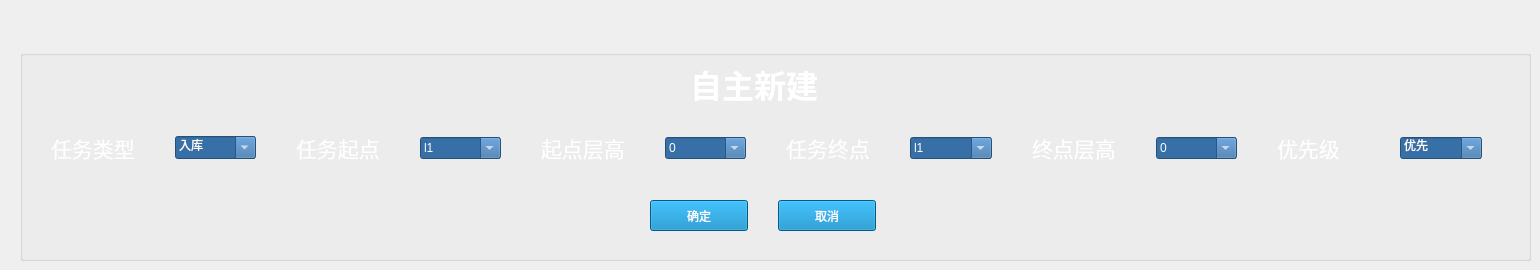
          <widget class="QWidget" name="tab_2">
           <attribute name="title">
            <string>新建任务</string>
           </attribute>
           <widget class="QGroupBox" name="groupBox_61">
            <property name="geometry">
             <rect>
              <x>20</x>
              <y>50</y>
              <width>1511</width>
              <height>211</height>
             </rect>
            </property>
            <property name="styleSheet">
             <string notr="true">background-color:transparent;</string>
            </property>
            <property name="title">
             <string/>
            </property>
            <widget class="QLabel" name="label_367">
             <property name="geometry">
              <rect>
               <x>670</x>
               <y>10</y>
               <width>171</width>
               <height>41</height>
              </rect>
             </property>
             <property name="font">
              <font>
               <weight>75</weight>
               <bold>true</bold>
              </font>
             </property>
             <property name="text">
              <string>&lt;html&gt;&lt;head/&gt;&lt;body&gt;&lt;p&gt;&lt;span style=&quot; font-size:24pt; color:#ffffff;&quot;&gt;自主新建&lt;/span&gt;&lt;/p&gt;&lt;/body&gt;&lt;/html&gt;</string>
             </property>
            </widget>
            <widget class="QWidget" name="layoutWidget_2">
             <property name="geometry">
              <rect>
               <x>31</x>
               <y>80</y>
               <width>1431</width>
               <height>36</height>
              </rect>
             </property>
             <layout class="QHBoxLayout" name="horizontalLayout_7">
              <property name="spacing">
               <number>40</number>
              </property>
              <item>
               <layout class="QHBoxLayout" name="horizontalLayout">
                <item>
                 <widget class="QLabel" name="label_368">
                  <property name="text">
                   <string>&lt;html&gt;&lt;head/&gt;&lt;body&gt;&lt;p&gt;&lt;span style=&quot; font-size:16pt; color:#ffffff;&quot;&gt;任务类型&lt;/span&gt;&lt;/p&gt;&lt;/body&gt;&lt;/html&gt;</string>
                  </property>
                 </widget>
                </item>
                <item>
                 <widget class="QComboBox" name="newOfferKind">
                  <property name="palette">
                   <palette>
                    <active>
                     <colorrole role="WindowText">
                      <brush brushstyle="SolidPattern">
                       <color alpha="255">
                        <red>255</red>
                        <green>255</green>
                        <blue>255</blue>
                       </color>
                      </brush>
                     </colorrole>
                     <colorrole role="Button">
                      <brush brushstyle="SolidPattern">
                       <color alpha="255">
                        <red>55</red>
                        <green>111</green>
                        <blue>167</blue>
                       </color>
                      </brush>
                     </colorrole>
                     <colorrole role="Text">
                      <brush brushstyle="SolidPattern">
                       <color alpha="255">
                        <red>255</red>
                        <green>255</green>
                        <blue>255</blue>
                       </color>
                      </brush>
                     </colorrole>
                     <colorrole role="ButtonText">
                      <brush brushstyle="SolidPattern">
                       <color alpha="255">
                        <red>255</red>
                        <green>255</green>
                        <blue>255</blue>
                       </color>
                      </brush>
                     </colorrole>
                     <colorrole role="Base">
                      <brush brushstyle="SolidPattern">
                       <color alpha="255">
                        <red>55</red>
                        <green>111</green>
                        <blue>167</blue>
                       </color>
                      </brush>
                     </colorrole>
                     <colorrole role="Window">
                      <brush brushstyle="SolidPattern">
                       <color alpha="255">
                        <red>55</red>
                        <green>111</green>
                        <blue>167</blue>
                       </color>
                      </brush>
                     </colorrole>
                     <colorrole role="PlaceholderText">
                      <brush brushstyle="NoBrush">
                       <color alpha="128">
                        <red>255</red>
                        <green>255</green>
                        <blue>255</blue>
                       </color>
                      </brush>
                     </colorrole>
                    </active>
                    <inactive>
                     <colorrole role="WindowText">
                      <brush brushstyle="SolidPattern">
                       <color alpha="255">
                        <red>255</red>
                        <green>255</green>
                        <blue>255</blue>
                       </color>
                      </brush>
                     </colorrole>
                     <colorrole role="Button">
                      <brush brushstyle="SolidPattern">
                       <color alpha="255">
                        <red>55</red>
                        <green>111</green>
                        <blue>167</blue>
                       </color>
                      </brush>
                     </colorrole>
                     <colorrole role="Text">
                      <brush brushstyle="SolidPattern">
                       <color alpha="255">
                        <red>255</red>
                        <green>255</green>
                        <blue>255</blue>
                       </color>
                      </brush>
                     </colorrole>
                     <colorrole role="ButtonText">
                      <brush brushstyle="SolidPattern">
                       <color alpha="255">
                        <red>255</red>
                        <green>255</green>
                        <blue>255</blue>
                       </color>
                      </brush>
                     </colorrole>
                     <colorrole role="Base">
                      <brush brushstyle="SolidPattern">
                       <color alpha="255">
                        <red>55</red>
                        <green>111</green>
                        <blue>167</blue>
                       </color>
                      </brush>
                     </colorrole>
                     <colorrole role="Window">
                      <brush brushstyle="SolidPattern">
                       <color alpha="255">
                        <red>55</red>
                        <green>111</green>
                        <blue>167</blue>
                       </color>
                      </brush>
                     </colorrole>
                     <colorrole role="PlaceholderText">
                      <brush brushstyle="NoBrush">
                       <color alpha="128">
                        <red>255</red>
                        <green>255</green>
                        <blue>255</blue>
                       </color>
                      </brush>
                     </colorrole>
                    </inactive>
                    <disabled>
                     <colorrole role="WindowText">
                      <brush brushstyle="SolidPattern">
                       <color alpha="255">
                        <red>255</red>
                        <green>255</green>
                        <blue>255</blue>
                       </color>
                      </brush>
                     </colorrole>
                     <colorrole role="Button">
                      <brush brushstyle="SolidPattern">
                       <color alpha="255">
                        <red>55</red>
                        <green>111</green>
                        <blue>167</blue>
                       </color>
                      </brush>
                     </colorrole>
                     <colorrole role="Text">
                      <brush brushstyle="SolidPattern">
                       <color alpha="255">
                        <red>255</red>
                        <green>255</green>
                        <blue>255</blue>
                       </color>
                      </brush>
                     </colorrole>
                     <colorrole role="ButtonText">
                      <brush brushstyle="SolidPattern">
                       <color alpha="255">
                        <red>255</red>
                        <green>255</green>
                        <blue>255</blue>
                       </color>
                      </brush>
                     </colorrole>
                     <colorrole role="Base">
                      <brush brushstyle="SolidPattern">
                       <color alpha="255">
                        <red>55</red>
                        <green>111</green>
                        <blue>167</blue>
                       </color>
                      </brush>
                     </colorrole>
                     <colorrole role="Window">
                      <brush brushstyle="SolidPattern">
                       <color alpha="255">
                        <red>55</red>
                        <green>111</green>
                        <blue>167</blue>
                       </color>
                      </brush>
                     </colorrole>
                     <colorrole role="PlaceholderText">
                      <brush brushstyle="NoBrush">
                       <color alpha="128">
                        <red>255</red>
                        <green>255</green>
                        <blue>255</blue>
                       </color>
                      </brush>
                     </colorrole>
                    </disabled>
                   </palette>
                  </property>
                  <property name="font">
                   <font>
                    <pointsize>10</pointsize>
                   </font>
                  </property>
                  <property name="contextMenuPolicy">
                   <enum>Qt::DefaultContextMenu</enum>
                  </property>
                  <property name="layoutDirection">
                   <enum>Qt::LeftToRight</enum>
                  </property>
                  <property name="styleSheet">
                   <string notr="true">background-color: rgb(55, 111, 167);
color: rgb(255, 255, 255);</string>
                  </property>
                  <property name="editable">
                   <bool>true</bool>
                  </property>
                  <item>
                   <property name="text">
                    <string>入库</string>
                   </property>
                  </item>
                  <item>
                   <property name="text">
                    <string>出库</string>
                   </property>
                  </item>
                  <item>
                   <property name="text">
                    <string>移库</string>
                   </property>
                  </item>
                 </widget>
                </item>
               </layout>
              </item>
              <item>
               <layout class="QHBoxLayout" name="horizontalLayout_2">
                <item>
                 <widget class="QLabel" name="label_369">
                  <property name="text">
                   <string>&lt;html&gt;&lt;head/&gt;&lt;body&gt;&lt;p&gt;&lt;span style=&quot; font-size:16pt; color:#ffffff;&quot;&gt;任务起点&lt;/span&gt;&lt;/p&gt;&lt;/body&gt;&lt;/html&gt;</string>
                  </property>
                 </widget>
                </item>
                <item>
                 <widget class="QComboBox" name="newOfferStart">
                  <property name="styleSheet">
                   <string notr="true">background-color: rgb(55, 111, 167);
color: rgb(255, 255, 255);</string>
                  </property>
                  <property name="editable">
                   <bool>true</bool>
                  </property>
                  <item>
                   <property name="text">
                    <string>l1</string>
                   </property>
                  </item>
                  <item>
                   <property name="text">
                    <string>l2</string>
                   </property>
                  </item>
                  <item>
                   <property name="text">
                    <string>l3</string>
                   </property>
                  </item>
                  <item>
                   <property name="text">
                    <string>l4</string>
                   </property>
                  </item>
                  <item>
                   <property name="text">
                    <string>l5</string>
                   </property>
                  </item>
                  <item>
                   <property name="text">
                    <string>l6</string>
                   </property>
                  </item>
                  <item>
                   <property name="text">
                    <string>l7</string>
                   </property>
                  </item>
                  <item>
                   <property name="text">
                    <string>l8</string>
                   </property>
                  </item>
                  <item>
                   <property name="text">
                    <string>l9</string>
                   </property>
                  </item>
                  <item>
                   <property name="text">
                    <string>l10</string>
                   </property>
                  </item>
                  <item>
                   <property name="text">
                    <string>l11</string>
                   </property>
                  </item>
                  <item>
                   <property name="text">
                    <string>l12</string>
                   </property>
                  </item>
                  <item>
                   <property name="text">
                    <string>t1</string>
                   </property>
                  </item>
                  <item>
                   <property name="text">
                    <string>t2</string>
                   </property>
                  </item>
                 </widget>
                </item>
               </layout>
              </item>
              <item>
               <layout class="QHBoxLayout" name="horizontalLayout_3">
                <item>
                 <widget class="QLabel" name="label_375">
                  <property name="text">
                   <string>&lt;html&gt;&lt;head/&gt;&lt;body&gt;&lt;p&gt;&lt;span style=&quot; font-size:16pt; color:#ffffff;&quot;&gt;起点层高&lt;/span&gt;&lt;/p&gt;&lt;/body&gt;&lt;/html&gt;</string>
                  </property>
                 </widget>
                </item>
                <item>
                 <widget class="QComboBox" name="newstartHigh">
                  <property name="styleSheet">
                   <string notr="true">background-color: rgb(55, 111, 167);
color: rgb(255, 255, 255);</string>
                  </property>
                  <property name="editable">
                   <bool>true</bool>
                  </property>
                  <item>
                   <property name="text">
                    <string>0</string>
                   </property>
                  </item>
                  <item>
                   <property name="text">
                    <string>1</string>
                   </property>
                  </item>
                  <item>
                   <property name="text">
                    <string>2</string>
                   </property>
                  </item>
                  <item>
                   <property name="text">
                    <string>3</string>
                   </property>
                  </item>
                 </widget>
                </item>
               </layout>
              </item>
              <item>
               <layout class="QHBoxLayout" name="horizontalLayout_4">
                <item>
                 <widget class="QLabel" name="label_370">
                  <property name="text">
                   <string>&lt;html&gt;&lt;head/&gt;&lt;body&gt;&lt;p&gt;&lt;span style=&quot; font-size:16pt; color:#ffffff;&quot;&gt;任务终点&lt;/span&gt;&lt;/p&gt;&lt;/body&gt;&lt;/html&gt;</string>
                  </property>
                 </widget>
                </item>
                <item>
                 <widget class="QComboBox" name="newOfferEnd">
                  <property name="styleSheet">
                   <string notr="true">background-color: rgb(55, 111, 167);
color: rgb(255, 255, 255);</string>
                  </property>
                  <property name="editable">
                   <bool>true</bool>
                  </property>
                  <item>
                   <property name="text">
                    <string>l1</string>
                   </property>
                  </item>
                  <item>
                   <property name="text">
                    <string>l2</string>
                   </property>
                  </item>
                  <item>
                   <property name="text">
                    <string>l3</string>
                   </property>
                  </item>
                  <item>
                   <property name="text">
                    <string>l4</string>
                   </property>
                  </item>
                  <item>
                   <property name="text">
                    <string>l5</string>
                   </property>
                  </item>
                  <item>
                   <property name="text">
                    <string>l6</string>
                   </property>
                  </item>
                  <item>
                   <property name="text">
                    <string>l7</string>
                   </property>
                  </item>
                  <item>
                   <property name="text">
                    <string>l8</string>
                   </property>
                  </item>
                  <item>
                   <property name="text">
                    <string>l9</string>
                   </property>
                  </item>
                  <item>
                   <property name="text">
                    <string>l10</string>
                   </property>
                  </item>
                  <item>
                   <property name="text">
                    <string>l11</string>
                   </property>
                  </item>
                  <item>
                   <property name="text">
                    <string>l12</string>
                   </property>
                  </item>
                  <item>
                   <property name="text">
                    <string>t1</string>
                   </property>
                  </item>
                  <item>
                   <property name="text">
                    <string>t2</string>
                   </property>
                  </item>
                 </widget>
                </item>
               </layout>
              </item>
              <item>
               <layout class="QHBoxLayout" name="horizontalLayout_5">
                <item>
                 <widget class="QLabel" name="label_376">
                  <property name="text">
                   <string>&lt;html&gt;&lt;head/&gt;&lt;body&gt;&lt;p&gt;&lt;span style=&quot; font-size:16pt; color:#ffffff;&quot;&gt;终点层高&lt;/span&gt;&lt;/p&gt;&lt;/body&gt;&lt;/html&gt;</string>
                  </property>
                 </widget>
                </item>
                <item>
                 <widget class="QComboBox" name="newendHigh">
                  <property name="styleSheet">
                   <string notr="true">background-color: rgb(55, 111, 167);
color: rgb(255, 255, 255);</string>
                  </property>
                  <property name="editable">
                   <bool>true</bool>
                  </property>
                  <item>
                   <property name="text">
                    <string>0</string>
                   </property>
                  </item>
                  <item>
                   <property name="text">
                    <string>1</string>
                   </property>
                  </item>
                  <item>
                   <property name="text">
                    <string>2</string>
                   </property>
                  </item>
                  <item>
                   <property name="text">
                    <string>3</string>
                   </property>
                  </item>
                 </widget>
                </item>
               </layout>
              </item>
              <item>
               <layout class="QHBoxLayout" name="horizontalLayout_6">
                <item>
                 <widget class="QLabel" name="label_383">
                  <property name="text">
                   <string>&lt;html&gt;&lt;head/&gt;&lt;body&gt;&lt;p&gt;&lt;span style=&quot; font-size:16pt; color:#ffffff;&quot;&gt;优先级&lt;/span&gt;&lt;/p&gt;&lt;/body&gt;&lt;/html&gt;</string>
                  </property>
                 </widget>
                </item>
                <item>
                 <widget class="QComboBox" name="newPriority">
                  <property name="styleSheet">
                   <string notr="true">background-color: rgb(55, 111, 167);
color: rgb(255, 255, 255);</string>
                  </property>
                  <property name="editable">
                   <bool>true</bool>
                  </property>
                  <item>
                   <property name="text">
                    <string>优先</string>
                   </property>
                  </item>
                  <item>
                   <property name="text">
                    <string>最高</string>
                   </property>
                  </item>
                  <item>
                   <property name="text">
                    <string>顺序</string>
                   </property>
                  </item>
                 </widget>
                </item>
               </layout>
              </item>
             </layout>
            </widget>
            <widget class="QWidget" name="layoutWidget">
             <property name="geometry">
              <rect>
               <x>630</x>
               <y>150</y>
               <width>226</width>
               <height>31</height>
              </rect>
             </property>
             <layout class="QHBoxLayout" name="horizontalLayout_30" stretch="1,1">
              <property name="spacing">
               <number>30</number>
              </property>
              <item>
               <widget class="QPushButton" name="newOk">
                <property name="sizePolicy">
                 <sizepolicy hsizetype="Minimum" vsizetype="Preferred">
                  <horstretch>0</horstretch>
                  <verstretch>0</verstretch>
                 </sizepolicy>
                </property>
                <property name="styleSheet">
                 <string notr="true">color: rgb(255, 255, 255);
background-color: rgb(0, 127, 190);</string>
                </property>
                <property name="text">
                 <string>确定</string>
                </property>
               </widget>
              </item>
              <item>
               <widget class="QPushButton" name="newCancel">
                <property name="sizePolicy">
                 <sizepolicy hsizetype="Minimum" vsizetype="Preferred">
                  <horstretch>0</horstretch>
                  <verstretch>0</verstretch>
                 </sizepolicy>
                </property>
                <property name="styleSheet">
                 <string notr="true">color: rgb(255, 255, 255);
background-color: rgb(0, 127, 190);</string>
                </property>
                <property name="text">
                 <string>取消</string>
                </property>
               </widget>
              </item>
             </layout>
            </widget>
           </widget>
          </widget>
